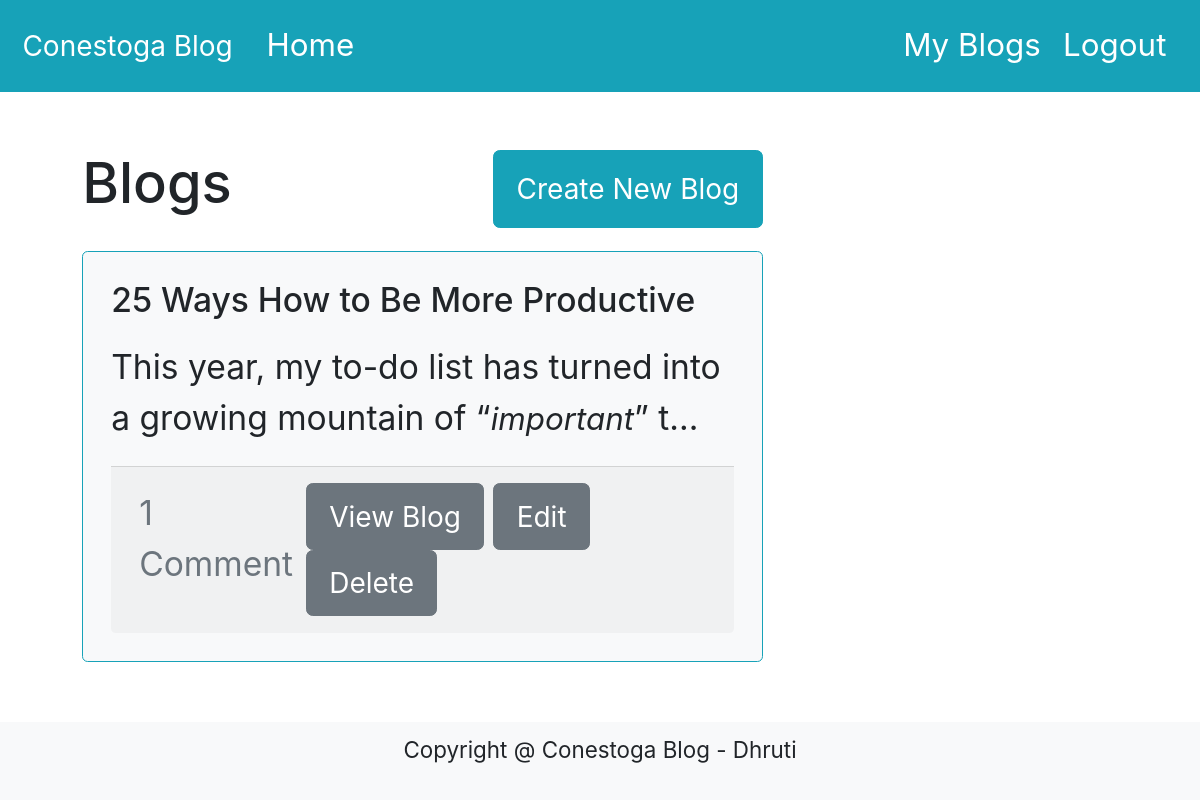
The app's page /conestoga_blog/posts/myPosts.php (signed in) with its own data.
### tables this page shows
CREATE TABLE IF NOT EXISTS `posts` (
  `post_id` int NOT NULL AUTO_INCREMENT,
  `title` varchar(255) NOT NULL,
  `description` text NOT NULL,
  `created_by` int NOT NULL,
  `created_at` datetime NOT NULL DEFAULT CURRENT_TIMESTAMP,
  `total_likes` int NOT NULL DEFAULT '0',
  `total_comments` int NOT NULL DEFAULT '0',
  `updated_at` datetime NOT NULL,
  `status` enum('Active','Inactive') NOT NULL DEFAULT 'Active',
  `is_deleted` tinyint(1) NOT NULL DEFAULT '0',
  PRIMARY KEY (`post_id`)
);

### conestoga_blog/posts/myPosts.php (the view, shortened to what this page needs)
<?php
include_once('../db.php');
$query = "SELECT posts.post_id,posts.title,posts.description,posts.total_comments FROM posts  WHERE is_deleted = 0 AND status ='Active' AND created_by = ".$_SESSION['userId']." ORDER BY posts.created_at DESC";
$result = mysqli_query($conn,$query);
$posts =mysqli_fetch_all($result,MYSQLI_ASSOC);
?>
<?php include '../common/header.php'; ?>
<section class="row justify-content-left section-margin mr-5 ml-5 mb-5">
    <div class="col-md-8 mb-3 d-flex justify-content-between align-items-right">
        <h1>Blogs</h1>
        <Button class="btn btn-info btn-lg" onClick="document.location.href='./createPost.php'">Create New
            Blog</Button>
    </div>
    <?php if(sizeof($posts) > 0){ ?>
    <?php foreach ($posts as $post) { ?>
    <div class="col-md-8 mb-4">
        <div class="card bg-light border-info">
            <div class="card-body">
                <h4 class="card-title"><?php echo $post['title']; ?></h4>
                <p class="card-text">
                    <?php
                    if(strlen($post['description']) > 100){
                        echo substr($post['description'], 0, 100) . "...";
                    }else{
                        echo $post['description'];
                    }?>
                </p>
                <div class="card-footer text-muted d-flex justify-content-between align-items-center">
                    <p class="card-text">
                        <?php echo ($post['total_comments']) > 0 ? ($post['total_comments'] > 1 ? $post['total_comments'] ." Comments" : "1 Comment") :"No Comments Yet"; ?>
                    </p>
                    <div>
                        <a href="../posts/postDetail.php?postId=<?php echo $post['post_id']; ?>"
                            class="btn btn-secondary btn-lg">View
                            Blog</a>
                        <a href="./createPost.php?postId=<?php echo $post['post_id']; ?>"
                            class="btn btn-secondary btn-lg">
                            Edit</a>
                        <a href="./deletePost.php?postId=<?php echo $post['post_id']; ?>"
                            class="btn btn-secondary btn-lg">
                            Delete</a>
                    </div>
                </div>
            </div>
        </div>
    </div>
    <?php }
    }?>
</section>
<?php include '../common/footer.php'; ?>

### conestoga_blog/css/style.css (style rules this page uses)
* { font-size: 1.4rem; box-sizing: border-box; }
p { font-size: 1.5rem; }
.section-margin { margin-top: 150px; }

### records on screen
posts: title "25 Ways How to Be More Productive", description "This year, my to-do list has turned into a growing mountain of “ important ” t", total_comments "1 Comment"
